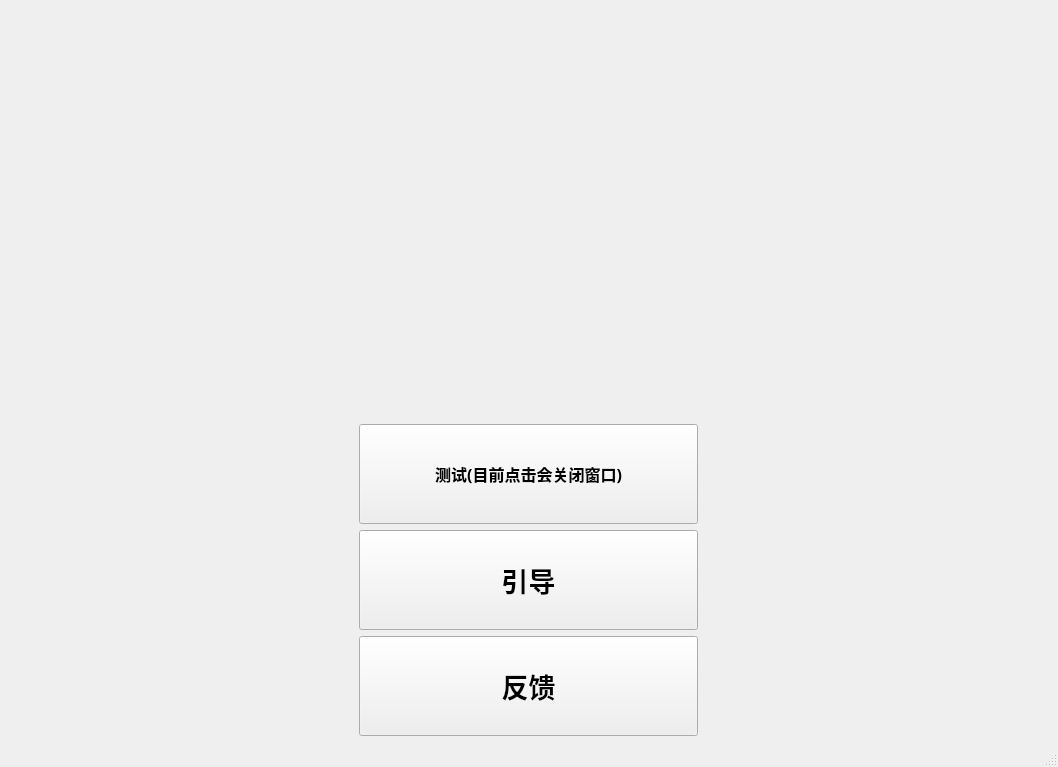
<?xml version="1.0" encoding="UTF-8"?>
<ui version="4.0">
 <class>MainWindow</class>
 <widget class="QMainWindow" name="MainWindow">
  <property name="geometry">
   <rect>
    <x>0</x>
    <y>0</y>
    <width>1058</width>
    <height>767</height>
   </rect>
  </property>
  <property name="minimumSize">
   <size>
    <width>1</width>
    <height>0</height>
   </size>
  </property>
  <property name="windowTitle">
   <string>MainWindow</string>
  </property>
  <widget class="QWidget" name="centralwidget">
   <layout class="QVBoxLayout" name="verticalLayout">
    <item>
     <widget class="QLabel" name="label">
      <property name="whatsThis">
       <string>&lt;html&gt;&lt;head/&gt;&lt;body&gt;&lt;p&gt;&lt;br/&gt;&lt;/p&gt;&lt;/body&gt;&lt;/html&gt;</string>
      </property>
      <property name="styleSheet">
       <string notr="true">image: url(:/newPrefix/c0d98682b9014a9005ae5bd5a9773912b21bee11.jpg);</string>
      </property>
      <property name="text">
       <string/>
      </property>
     </widget>
    </item>
    <item>
     <layout class="QGridLayout" name="gridLayout">
      <item row="1" column="0">
       <widget class="QPushButton" name="guide_b">
        <property name="sizePolicy">
         <sizepolicy hsizetype="Minimum" vsizetype="Minimum">
          <horstretch>0</horstretch>
          <verstretch>0</verstretch>
         </sizepolicy>
        </property>
        <property name="minimumSize">
         <size>
          <width>339</width>
          <height>100</height>
         </size>
        </property>
        <property name="maximumSize">
         <size>
          <width>339</width>
          <height>100</height>
         </size>
        </property>
        <property name="font">
         <font>
          <pointsize>20</pointsize>
          <weight>75</weight>
          <bold>true</bold>
         </font>
        </property>
        <property name="styleSheet">
         <string notr="true"/>
        </property>
        <property name="text">
         <string>引导</string>
        </property>
       </widget>
      </item>
      <item row="0" column="0">
       <widget class="QPushButton" name="test_b">
        <property name="sizePolicy">
         <sizepolicy hsizetype="Minimum" vsizetype="Minimum">
          <horstretch>0</horstretch>
          <verstretch>0</verstretch>
         </sizepolicy>
        </property>
        <property name="minimumSize">
         <size>
          <width>339</width>
          <height>100</height>
         </size>
        </property>
        <property name="maximumSize">
         <size>
          <width>339</width>
          <height>100</height>
         </size>
        </property>
        <property name="font">
         <font>
          <family>Agency FB</family>
          <pointsize>12</pointsize>
          <weight>75</weight>
          <bold>true</bold>
         </font>
        </property>
        <property name="styleSheet">
         <string notr="true"/>
        </property>
        <property name="text">
         <string>测试(目前点击会关闭窗口)</string>
        </property>
        <property name="iconSize">
         <size>
          <width>20</width>
          <height>20</height>
         </size>
        </property>
        <property name="checkable">
         <bool>false</bool>
        </property>
       </widget>
      </item>
      <item row="2" column="0">
       <widget class="QPushButton" name="feedback_b">
        <property name="sizePolicy">
         <sizepolicy hsizetype="Minimum" vsizetype="Minimum">
          <horstretch>0</horstretch>
          <verstretch>0</verstretch>
         </sizepolicy>
        </property>
        <property name="minimumSize">
         <size>
          <width>339</width>
          <height>100</height>
         </size>
        </property>
        <property name="maximumSize">
         <size>
          <width>339</width>
          <height>100</height>
         </size>
        </property>
        <property name="font">
         <font>
          <pointsize>20</pointsize>
          <weight>75</weight>
          <bold>true</bold>
         </font>
        </property>
        <property name="text">
         <string>反馈</string>
        </property>
       </widget>
      </item>
     </layout>
    </item>
   </layout>
  </widget>
  <widget class="QMenuBar" name="menubar">
   <property name="geometry">
    <rect>
     <x>0</x>
     <y>0</y>
     <width>1058</width>
     <height>26</height>
    </rect>
   </property>
  </widget>
  <widget class="QStatusBar" name="statusbar"/>
 </widget>
 <resources>
  <include location="images/test_picture.qrc"/>
 </resources>
 <connections>
  <connection>
   <sender>test_b</sender>
   <signal>clicked()</signal>
   <receiver>MainWindow</receiver>
   <slot>click_button_1()</slot>
   <hints>
    <hint type="sourcelabel">
     <x>631</x>
     <y>475</y>
    </hint>
    <hint type="destinationlabel">
     <x>741</x>
     <y>370</y>
    </hint>
   </hints>
  </connection>
 </connections>
 <slots>
  <slot>click_button_1()</slot>
 </slots>
</ui>
